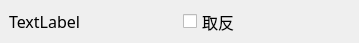
<?xml version="1.0" encoding="UTF-8"?>
<ui version="4.0">
 <class>CondJumpListItem</class>
 <widget class="QWidget" name="CondJumpListItem">
  <property name="geometry">
   <rect>
    <x>0</x>
    <y>0</y>
    <width>359</width>
    <height>43</height>
   </rect>
  </property>
  <property name="font">
   <font>
    <family>微软雅黑</family>
    <pointsize>12</pointsize>
   </font>
  </property>
  <property name="windowTitle">
   <string>Form</string>
  </property>
  <widget class="QLabel" name="labelJumpStepName">
   <property name="geometry">
    <rect>
     <x>9</x>
     <y>6</y>
     <width>151</width>
     <height>31</height>
    </rect>
   </property>
   <property name="text">
    <string>TextLabel</string>
   </property>
  </widget>
  <widget class="QCheckBox" name="checkBoxOr">
   <property name="geometry">
    <rect>
     <x>183</x>
     <y>6</y>
     <width>161</width>
     <height>31</height>
    </rect>
   </property>
   <property name="font">
    <font>
     <pointsize>12</pointsize>
    </font>
   </property>
   <property name="text">
    <string>取反</string>
   </property>
  </widget>
 </widget>
 <resources/>
 <connections/>
</ui>
